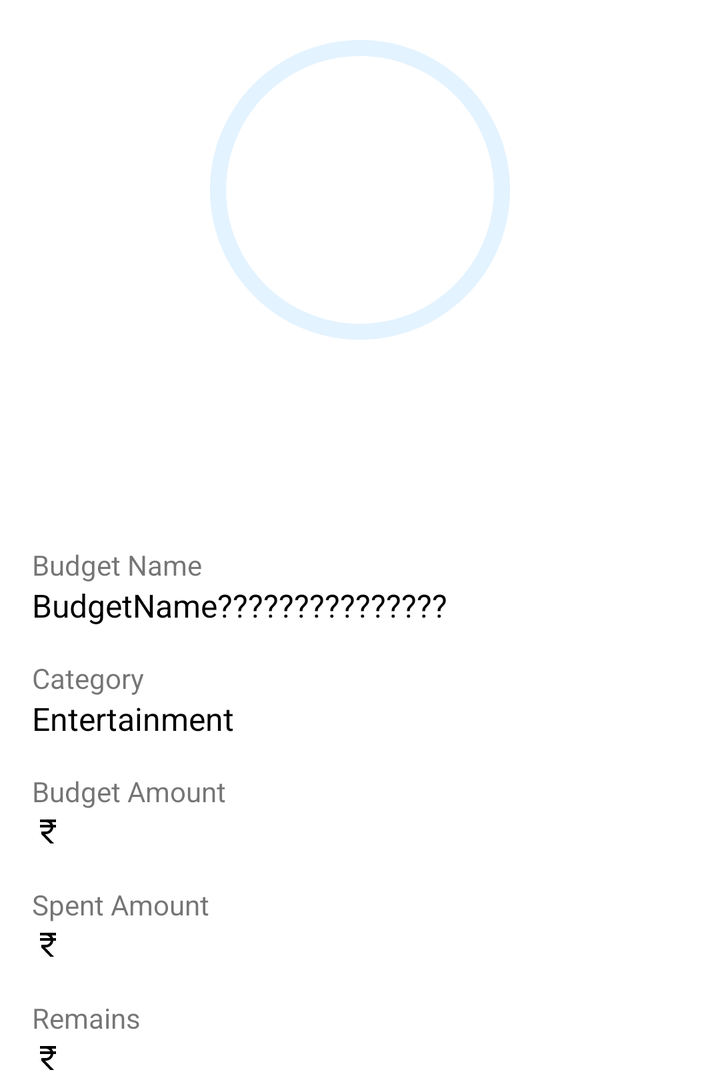
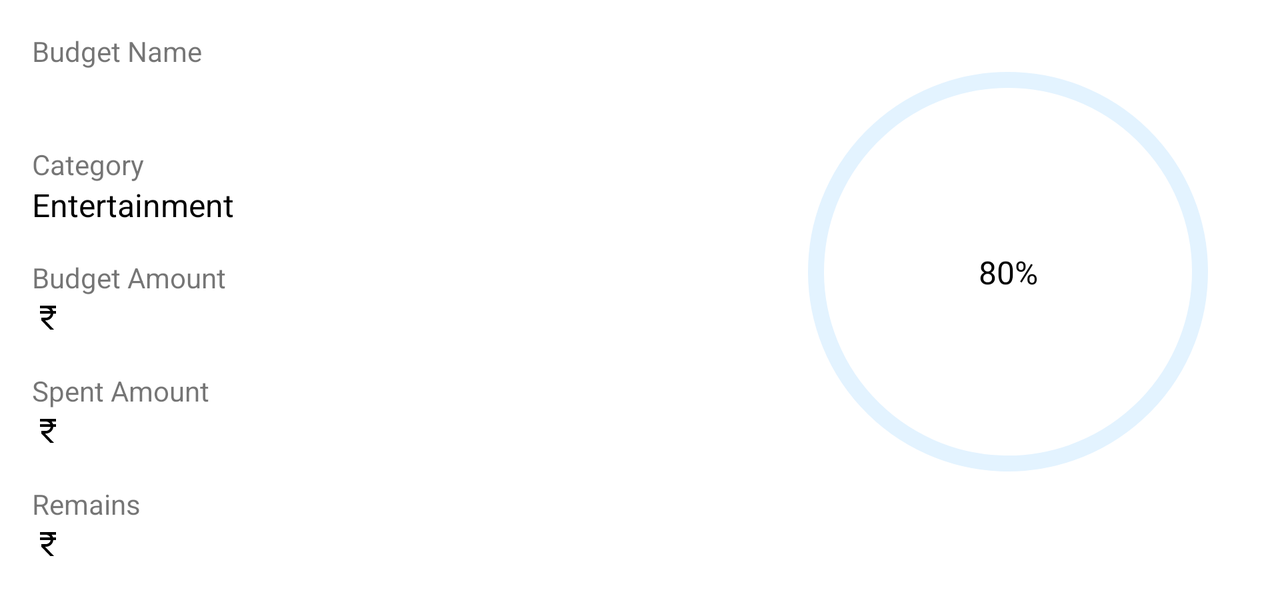

Two renders of one Android screen. The first uses the default layout on a phone; the second uses the alternative layout the repository ships for a different screen configuration, on a matching device. The two XML files are below.
<!-- AndroidManifest.xml: application theme Theme.SpendWise -->
<!-- res/layout/view_budget_component.xml -->
<?xml version="1.0" encoding="utf-8"?>
<FrameLayout xmlns:android="http://schemas.android.com/apk/res/android"
    xmlns:app="http://schemas.android.com/apk/res-auto"
    xmlns:tools="http://schemas.android.com/tools"
    android:layout_width="match_parent"
    android:layout_height="wrap_content">
    <androidx.constraintlayout.widget.ConstraintLayout
        android:id="@+id/constraintLayout"
        android:layout_width="match_parent"
        android:layout_height="wrap_content">

        <TextView
            android:id="@+id/budgetNameTextInComponent"
            android:layout_width="0dp"
            android:layout_height="wrap_content"
            android:layout_marginHorizontal="16dp"
            android:layout_marginTop="16dp"
            android:text="@string/budget_name_label"
            android:textSize="14sp"
            app:layout_constraintEnd_toEndOf="@id/constraintLayout"
            app:layout_constraintStart_toStartOf="@id/constraintLayout"
            app:layout_constraintTop_toBottomOf="@+id/budgetExceededChip" />

        <TextView
            android:id="@+id/viewBudgetNameText"
            android:layout_width="0dp"
            android:layout_height="wrap_content"
            android:textSize="16sp"
            android:textColor="@color/textColor"
            android:layout_marginHorizontal="16dp"
            android:text="BudgetName???????????????"
            app:layout_constraintEnd_toEndOf="@id/constraintLayout"
            app:layout_constraintStart_toStartOf="@id/constraintLayout"
            app:layout_constraintTop_toBottomOf="@id/budgetNameTextInComponent" />

        <TextView
            android:id="@+id/budgetCategoryTextInComponent"
            android:layout_width="0dp"
            android:layout_height="wrap_content"
            android:textSize="14sp"
            android:text="@string/category"
            android:layout_marginHorizontal="16dp"
            android:layout_marginTop="16dp"
            app:layout_constraintEnd_toEndOf="@id/constraintLayout"
            app:layout_constraintStart_toStartOf="@id/constraintLayout"
            app:layout_constraintTop_toBottomOf="@id/viewBudgetNameText" />

        <TextView
            android:id="@+id/viewBudgetCategoryText"
            android:layout_width="0dp"
            android:layout_height="wrap_content"
            android:textSize="16sp"
            android:textColor="@color/textColor"
            android:layout_marginHorizontal="16dp"
            android:text="Entertainment"
            app:layout_constraintEnd_toEndOf="@id/constraintLayout"
            app:layout_constraintStart_toStartOf="@id/constraintLayout"
            app:layout_constraintTop_toBottomOf="@id/budgetCategoryTextInComponent" />
        

        <com.google.android.material.progressindicator.CircularProgressIndicator
            android:id="@+id/viewBudgetProgressBarRecycler"
            android:layout_width="wrap_content"
            android:layout_height="wrap_content"
            android:layout_marginHorizontal="16dp"
            android:paddingVertical="16dp"
            android:progress="80"
            app:indicatorSize="150dp"
            app:layout_constraintEnd_toEndOf="parent"
            app:layout_constraintStart_toStartOf="@id/constraintLayout"
            app:layout_constraintTop_toTopOf="parent"
            app:trackColor="@color/progressBarAtFirst"
            app:trackCornerRadius="10dp"
            app:trackThickness="8dp" />

        <com.google.android.material.textview.MaterialTextView
            android:id="@+id/budgetRemainingChip"
            android:layout_width="wrap_content"
            android:layout_height="wrap_content"
            android:layout_margin="16dp"
            android:background="@drawable/budget_within_limit"
            android:padding="16dp"
            android:visibility="invisible"
            android:text="Spending Within Limit"
            android:textColor="@color/progressIndicatorLeisure"
            app:layout_constraintEnd_toEndOf="parent"
            app:layout_constraintStart_toStartOf="parent"
            app:layout_constraintTop_toBottomOf="@id/viewBudgetProgressBarRecycler" />

        <com.google.android.material.textview.MaterialTextView
            android:id="@+id/budgetThresholdChip"
            android:layout_width="wrap_content"
            android:layout_height="wrap_content"
            android:layout_margin="16dp"
            android:background="@drawable/budget_threshold_shape"
            android:padding="16dp"
            android:text="Spending About To Exceed"
            android:textColor="@color/progressIndicatorDanger"
            android:visibility="invisible"
            app:layout_constraintEnd_toEndOf="parent"
            app:layout_constraintStart_toStartOf="parent"
            app:layout_constraintTop_toBottomOf="@id/viewBudgetProgressBarRecycler" />

        <com.google.android.material.textview.MaterialTextView
            android:id="@+id/budgetExceededChip"
            android:layout_width="wrap_content"
            android:layout_height="wrap_content"
            android:layout_margin="16dp"
            android:background="@drawable/budget_exceeded_shape"
            android:padding="16dp"
            android:text="Budget Exceeded"
            android:textColor="@color/progressIndicatorExceeded"
            android:visibility="invisible"
            app:layout_constraintEnd_toEndOf="parent"
            app:layout_constraintStart_toStartOf="parent"
            app:layout_constraintTop_toBottomOf="@id/viewBudgetProgressBarRecycler" />
        

        <TextView
            android:id="@+id/budgetAmountTextInComponent"
            android:layout_width="0dp"
            android:layout_height="wrap_content"
            android:textSize="14sp"
            android:text="@string/budget_amount_label"
            android:layout_marginHorizontal="16dp"
            android:layout_marginTop="16dp"
            app:layout_constraintEnd_toEndOf="@id/constraintLayout"
            app:layout_constraintStart_toStartOf="@id/constraintLayout"
            app:layout_constraintTop_toBottomOf="@id/viewBudgetCategoryText" />
        <include
            android:id="@+id/viewBudgetAmountText"
            layout="@layout/amount_text_view_component"
            android:layout_width="0dp"
            android:layout_marginHorizontal="16dp"
            android:layout_height="wrap_content"
            app:layout_constraintEnd_toEndOf="@id/constraintLayout"
            app:layout_constraintStart_toStartOf="@id/constraintLayout"
            app:layout_constraintTop_toBottomOf="@id/budgetAmountTextInComponent" />

        <TextView
            android:id="@+id/spentText"
            android:layout_width="wrap_content"
            android:layout_height="wrap_content"
            android:textSize="14sp"
            android:layout_marginHorizontal="16dp"
            android:text="@string/spent_amount_label"
            android:layout_marginTop="16dp"
            app:layout_constraintStart_toStartOf="@id/constraintLayout"
            app:layout_constraintEnd_toEndOf="@id/constraintLayout"
            app:layout_constraintHorizontal_bias="0.0"
            app:layout_constraintTop_toBottomOf="@id/viewBudgetAmountText" />
        <include
            android:id="@+id/viewSpentAmountText"
            layout="@layout/amount_text_view_component"
            android:layout_width="0dp"
            android:layout_marginHorizontal="16dp"
            android:layout_height="wrap_content"
            app:layout_constraintEnd_toEndOf="@id/constraintLayout"
            app:layout_constraintStart_toStartOf="@id/constraintLayout"
            app:layout_constraintTop_toBottomOf="@id/spentText" />

        <TextView
            android:id="@+id/viewRemainsText"
            android:layout_width="0dp"
            android:layout_marginHorizontal="16dp"
            android:layout_height="wrap_content"
            android:textSize="14sp"
            android:text="@string/remains_recycler_item"
            android:layout_marginTop="16dp"
            app:layout_constraintStart_toStartOf="@id/constraintLayout"
            app:layout_constraintEnd_toEndOf="@id/constraintLayout"
            app:layout_constraintTop_toBottomOf="@id/viewSpentAmountText" />

        <include
            android:id="@+id/viewRemainingAmountText"
            layout="@layout/amount_text_view_component"
            android:layout_width="0dp"
            android:layout_height="wrap_content"
            android:layout_marginHorizontal="16dp"
            app:layout_constraintEnd_toEndOf="@id/constraintLayout"
            app:layout_constraintStart_toStartOf="@id/constraintLayout"
            app:layout_constraintTop_toBottomOf="@id/viewRemainsText" />


        


        

        <TextView
            android:id="@+id/viewBudgetPercentTextView"
            android:layout_width="wrap_content"
            android:layout_height="wrap_content"
            android:textColor="@color/textColor"
            android:textSize="16sp"
            app:layout_constraintBottom_toBottomOf="@+id/viewBudgetProgressBarRecycler"
            app:layout_constraintEnd_toEndOf="@+id/viewBudgetProgressBarRecycler"
            app:layout_constraintStart_toStartOf="@+id/viewBudgetProgressBarRecycler"
            app:layout_constraintTop_toTopOf="@+id/viewBudgetProgressBarRecycler" />

    </androidx.constraintlayout.widget.ConstraintLayout>

</FrameLayout>
<!-- res/layout/amount_text_view_component.xml (included above) -->
<?xml version="1.0" encoding="utf-8"?>
<TextView xmlns:android="http://schemas.android.com/apk/res/android"
    android:id="@+id/amountTvInComponent"
    android:layout_width="wrap_content"
    android:layout_height="wrap_content"
    android:drawableStart="@drawable/baseline_currency_rupee_24"
    android:drawableTint="@color/textColor"
    android:textColor="@color/textColor"
    android:textSize="16sp"
    android:textAlignment="viewStart"
    />
<!-- resources referenced by this layout -->
<resources>
  <color name="progressBarAtFirst">#e3f3ff</color>
  <color name="progressIndicatorDanger">#ff8f1e</color>
  <color name="progressIndicatorExceeded">#C62828</color>
  <color name="progressIndicatorLeisure">#00C853</color>
  <color name="textColor">@color/black</color>
  <!-- drawable baseline_currency_rupee_24 (drawable) -->
  <vector android:height="16sp" android:tint="#0C0C0C"
      android:viewportHeight="24" android:viewportWidth="24"
      android:width="16sp" xmlns:android="http://schemas.android.com/apk/res/android">
      <path android:fillColor="@android:color/white" android:pathData="M13.66,7C13.1,5.82 11.9,5 10.5,5L6,5V3h12v2l-3.26,0c0.48,0.58 0.84,1.26 1.05,2L18,7v2l-2.02,0c-0.25,2.8 -2.61,5 -5.48,5H9.77l6.73,7h-2.77L7,14v-2h3.5c1.76,0 3.22,-1.3 3.46,-3L6,9V7L13.66,7z"/>
  </vector>
  <!-- drawable budget_exceeded_shape (drawable) -->
  <?xml version="1.0" encoding="utf-8"?>
  <shape xmlns:android="http://schemas.android.com/apk/res/android">
      <solid android:color="@color/recordPage"/> 
      
      <stroke
          android:color="@color/progressIndicatorExceeded"
          android:width="1dp" /> 
      <corners
          android:topRightRadius="8dp"
          android:topLeftRadius="8dp"
          android:bottomRightRadius="8dp"
          android:bottomLeftRadius="8dp"/>
  </shape>
  <!-- drawable budget_threshold_shape (drawable) -->
  <?xml version="1.0" encoding="utf-8"?>
  <shape xmlns:android="http://schemas.android.com/apk/res/android">
      <solid android:color="@color/recordPage"/> 
      
      <stroke
          android:color="@color/progressIndicatorDanger"
          android:width="1dp" /> 
      <corners
          android:topRightRadius="8dp"
          android:topLeftRadius="8dp"
          android:bottomRightRadius="8dp"
          android:bottomLeftRadius="8dp"/>
  </shape>
  <!-- drawable budget_within_limit (drawable) -->
  <?xml version="1.0" encoding="utf-8"?>
  <shape xmlns:android="http://schemas.android.com/apk/res/android">
      <solid android:color="@color/recordPage"/> 
      
      <stroke
          android:color="@color/progressIndicatorLeisure"
          android:width="1dp" /> 
      <corners
          android:topRightRadius="4dp"
          android:topLeftRadius="4dp"
          android:bottomRightRadius="4dp"
          android:bottomLeftRadius="4dp"/>
  </shape>
  <string name="budget_amount_label">Budget Amount</string>
  <string name="budget_name_label">Budget Name</string>
  <string name="category">Category</string>
  <string name="remains_recycler_item">Remains</string>
  <string name="spent_amount_label">Spent Amount</string>
  <color name="black">#FF000000</color>
  <color name="recordPage">@color/white</color>
  <color name="primaryBlue">#1E90FF</color>
  <color name="primaryVariant">#206ad9</color>
  <color name="colorOnPrimary">@color/white</color>
  <color name="secondaryColor">#1E90FF</color>
  <color name="secondaryVariant">#206ad9</color>
  <color name="colorOnSecondary">@color/white</color>
  <color name="white">#FFFFFFFF</color>
  <color name="rippleLight">#e3f3ff</color>
  <color name="cardBehindScreenLight">#F0F0F0</color>
</resources>
<!-- res/layout-land/view_budget_component.xml (the repository's variant of the layout above) -->
<!-- drawn on the phone turned sideways -->
<?xml version="1.0" encoding="utf-8"?>
<FrameLayout xmlns:android="http://schemas.android.com/apk/res/android"
    xmlns:app="http://schemas.android.com/apk/res-auto"
    android:layout_width="match_parent"
    android:layout_height="wrap_content">

    <androidx.constraintlayout.widget.ConstraintLayout
        android:id="@+id/constraintLayout"
        android:layout_width="match_parent"
        android:layout_height="wrap_content">

            <com.google.android.material.progressindicator.CircularProgressIndicator
                android:id="@+id/viewBudgetProgressBarRecycler"
                android:layout_width="wrap_content"
                android:layout_height="wrap_content"
                android:layout_marginVertical="16dp"
                android:layout_marginEnd="32dp"
                android:progress="80"
                app:indicatorSize="200dp"
                app:layout_constraintEnd_toEndOf="@id/constraintLayout"
                app:layout_constraintTop_toTopOf="@+id/budgetNameTextInComponent"
                app:trackColor="@color/progressBarAtFirst"
                app:trackCornerRadius="10dp"
                app:trackThickness="8dp" />

            <com.google.android.material.textview.MaterialTextView
                android:id="@+id/budgetRemainingChip"
                android:layout_width="wrap_content"
                android:layout_height="wrap_content"
                android:layout_marginTop="16dp"
                android:background="@drawable/budget_within_limit"
                android:padding="16dp"
                android:visibility="gone"
                android:drawableStart="@drawable/good"
                android:drawablePadding="8dp"
                android:drawableTint="@color/progressIndicatorLeisure"
                android:gravity="center"
                android:text="@string/budget_within_limit_info"
                android:textColor="@color/progressIndicatorLeisure"
                app:layout_constraintEnd_toEndOf="@id/viewBudgetProgressBarRecycler"
                app:layout_constraintStart_toStartOf="@id/viewBudgetProgressBarRecycler"
                app:layout_constraintTop_toBottomOf="@id/viewBudgetProgressBarRecycler" />
        <com.google.android.material.textview.MaterialTextView
            android:id="@+id/budgetThresholdChip"
            android:layout_width="wrap_content"
            android:layout_height="wrap_content"
            android:layout_marginTop="16dp"
            android:background="@drawable/budget_threshold_shape"
            android:padding="16dp"
            android:drawableStart="@drawable/nearing"
            android:drawablePadding="8dp"
            android:drawableTint="@color/progressIndicatorDanger"
            android:gravity="center"
            android:visibility="gone"
            android:text="@string/budget_reached_threshold_info"
            android:textColor="@color/progressIndicatorDanger"
            app:layout_constraintEnd_toEndOf="@id/viewBudgetProgressBarRecycler"
            app:layout_constraintStart_toStartOf="@id/viewBudgetProgressBarRecycler"
            app:layout_constraintTop_toBottomOf="@id/viewBudgetProgressBarRecycler" />
        <com.google.android.material.textview.MaterialTextView
            android:id="@+id/budgetExceededChip"
            android:layout_width="wrap_content"
            android:layout_height="wrap_content"
            android:layout_marginTop="16dp"
            android:background="@drawable/budget_exceeded_shape"
            android:padding="16dp"
            android:drawableStart="@drawable/exceeded"
            android:drawablePadding="8dp"
            android:drawableTint="@color/progressIndicatorExceeded"
            android:gravity="center"
            android:text="@string/budget_exceeded_info"
            android:visibility="gone"
            android:textColor="@color/progressIndicatorExceeded"
            app:layout_constraintEnd_toEndOf="@id/viewBudgetProgressBarRecycler"
            app:layout_constraintStart_toStartOf="@id/viewBudgetProgressBarRecycler"
            app:layout_constraintTop_toBottomOf="@id/viewBudgetProgressBarRecycler" />

        <TextView
            android:id="@+id/budgetNameTextInComponent"
            android:layout_width="0dp"
            android:layout_height="wrap_content"
            android:textSize="14sp"
            android:text="@string/budget_name_label"
            android:layout_marginHorizontal="16dp"
            android:layout_marginTop="16dp"
            app:layout_constraintStart_toStartOf="@id/constraintLayout"
            app:layout_constraintEnd_toStartOf="@id/viewBudgetProgressBarRecycler"
            app:layout_constraintTop_toTopOf="@id/constraintLayout" />

        <TextView
            android:id="@+id/viewBudgetNameText"
            android:layout_width="0dp"
            android:layout_height="wrap_content"
            android:textSize="16sp"
            android:textColor="@color/textColor"
            android:layout_marginHorizontal="16dp"
            app:layout_constraintStart_toStartOf="@id/constraintLayout"
            app:layout_constraintEnd_toStartOf="@id/viewBudgetProgressBarRecycler"
            app:layout_constraintTop_toBottomOf="@id/budgetNameTextInComponent" />

        <TextView
            android:id="@+id/budgetCategoryTextInComponent"
            android:layout_width="0dp"
            android:layout_height="wrap_content"
            android:textSize="14sp"
            android:text="@string/category"
            android:layout_marginHorizontal="16dp"
            android:layout_marginTop="16dp"
            app:layout_constraintStart_toStartOf="@id/constraintLayout"
            app:layout_constraintEnd_toStartOf="@id/viewBudgetProgressBarRecycler"
            app:layout_constraintTop_toBottomOf="@id/viewBudgetNameText" />

        <TextView
            android:id="@+id/viewBudgetCategoryText"
            android:layout_width="0dp"
            android:layout_height="wrap_content"
            android:textSize="16sp"
            android:textColor="@color/textColor"
            android:layout_marginHorizontal="16dp"
            android:text="Entertainment"
            app:layout_constraintStart_toStartOf="@id/constraintLayout"
            app:layout_constraintEnd_toStartOf="@id/viewBudgetProgressBarRecycler"
            app:layout_constraintTop_toBottomOf="@id/budgetCategoryTextInComponent" />

        <TextView
            android:id="@+id/budgetAmountTextInComponent"
            android:layout_width="0dp"
            android:layout_height="wrap_content"
            android:text="@string/budget_amount_label"
            android:layout_marginHorizontal="16dp"
            android:layout_marginTop="16dp"
            android:textSize="14sp"
            app:layout_constraintStart_toStartOf="@id/constraintLayout"
            app:layout_constraintEnd_toStartOf="@id/viewBudgetProgressBarRecycler"
            app:layout_constraintTop_toBottomOf="@+id/viewBudgetCategoryText" />
        <include
            android:id="@+id/viewBudgetAmountText"
            layout="@layout/amount_text_view_component"
            android:layout_width="0dp"
            android:layout_marginHorizontal="16dp"
            android:layout_height="wrap_content"
            app:layout_constraintStart_toStartOf="@id/constraintLayout"
            app:layout_constraintEnd_toStartOf="@id/viewBudgetProgressBarRecycler"
            app:layout_constraintTop_toBottomOf="@id/budgetAmountTextInComponent" />

        <TextView
            android:id="@+id/spentText"
            android:layout_width="0dp"
            android:layout_height="wrap_content"
            android:textSize="14sp"
            android:text="@string/spent_amount_label"
            android:layout_marginHorizontal="16dp"
            android:layout_marginTop="16dp"
            app:layout_constraintStart_toStartOf="@id/constraintLayout"
            app:layout_constraintEnd_toStartOf="@id/viewBudgetProgressBarRecycler"
            app:layout_constraintTop_toBottomOf="@id/viewBudgetAmountText" />
        <include
            android:id="@+id/viewSpentAmountText"
            layout="@layout/amount_text_view_component"
            android:layout_width="0dp"
            android:layout_marginHorizontal="16dp"
            android:layout_height="wrap_content"
            app:layout_constraintStart_toStartOf="@id/constraintLayout"
            app:layout_constraintEnd_toStartOf="@id/viewBudgetProgressBarRecycler"
            app:layout_constraintTop_toBottomOf="@id/spentText" />

        <TextView
            android:id="@+id/viewRemainsText"
            android:layout_width="0dp"
            android:layout_height="wrap_content"
            android:textSize="14sp"
            android:text="@string/remains_recycler_item"
            android:layout_marginHorizontal="16dp"
            android:layout_marginTop="16dp"
            app:layout_constraintStart_toStartOf="@id/constraintLayout"
            app:layout_constraintEnd_toStartOf="@id/viewBudgetProgressBarRecycler"
            app:layout_constraintTop_toBottomOf="@id/viewSpentAmountText" />
        <include
            android:id="@+id/viewRemainingAmountText"
            layout="@layout/amount_text_view_component"
            android:layout_width="0dp"
            android:layout_marginHorizontal="16dp"
            android:layout_height="wrap_content"
            app:layout_constraintBottom_toBottomOf="@id/constraintLayout"
            android:layout_marginBottom="16dp"
            app:layout_constraintStart_toStartOf="@id/constraintLayout"
            app:layout_constraintEnd_toStartOf="@id/viewBudgetProgressBarRecycler"
            app:layout_constraintTop_toBottomOf="@id/viewRemainsText" />

        <TextView
            android:id="@+id/viewBudgetPercentTextView"
            android:layout_width="wrap_content"
            android:layout_height="wrap_content"
            android:text="80%"
            android:textColor="@color/textColor"
            android:textSize="16sp"
            app:layout_constraintBottom_toBottomOf="@+id/viewBudgetProgressBarRecycler"
            app:layout_constraintEnd_toEndOf="@+id/viewBudgetProgressBarRecycler"
            app:layout_constraintStart_toStartOf="@+id/viewBudgetProgressBarRecycler"
            app:layout_constraintTop_toTopOf="@+id/viewBudgetProgressBarRecycler" />

    </androidx.constraintlayout.widget.ConstraintLayout>

</FrameLayout>
<!-- resources referenced by the variant -->
<!-- as the phone turned sideways resolves them -->
<resources>
  <color name="progressBarAtFirst">#e3f3ff</color>
  <color name="progressIndicatorDanger">#ff8f1e</color>
  <color name="progressIndicatorExceeded">#C62828</color>
  <color name="progressIndicatorLeisure">#00C853</color>
  <color name="textColor">@color/black</color>
  <!-- drawable baseline_currency_rupee_24 (drawable) -->
  <vector android:height="16sp" android:tint="#0C0C0C"
      android:viewportHeight="24" android:viewportWidth="24"
      android:width="16sp" xmlns:android="http://schemas.android.com/apk/res/android">
      <path android:fillColor="@android:color/white" android:pathData="M13.66,7C13.1,5.82 11.9,5 10.5,5L6,5V3h12v2l-3.26,0c0.48,0.58 0.84,1.26 1.05,2L18,7v2l-2.02,0c-0.25,2.8 -2.61,5 -5.48,5H9.77l6.73,7h-2.77L7,14v-2h3.5c1.76,0 3.22,-1.3 3.46,-3L6,9V7L13.66,7z"/>
  </vector>
  <!-- drawable budget_exceeded_shape (drawable) -->
  <?xml version="1.0" encoding="utf-8"?>
  <shape xmlns:android="http://schemas.android.com/apk/res/android">
      <solid android:color="@color/recordPage"/> 
      
      <stroke
          android:color="@color/progressIndicatorExceeded"
          android:width="1dp" /> 
      <corners
          android:topRightRadius="8dp"
          android:topLeftRadius="8dp"
          android:bottomRightRadius="8dp"
          android:bottomLeftRadius="8dp"/>
  </shape>
  <!-- drawable budget_threshold_shape (drawable) -->
  <?xml version="1.0" encoding="utf-8"?>
  <shape xmlns:android="http://schemas.android.com/apk/res/android">
      <solid android:color="@color/recordPage"/> 
      
      <stroke
          android:color="@color/progressIndicatorDanger"
          android:width="1dp" /> 
      <corners
          android:topRightRadius="8dp"
          android:topLeftRadius="8dp"
          android:bottomRightRadius="8dp"
          android:bottomLeftRadius="8dp"/>
  </shape>
  <!-- drawable budget_within_limit (drawable) -->
  <?xml version="1.0" encoding="utf-8"?>
  <shape xmlns:android="http://schemas.android.com/apk/res/android">
      <solid android:color="@color/recordPage"/> 
      
      <stroke
          android:color="@color/progressIndicatorLeisure"
          android:width="1dp" /> 
      <corners
          android:topRightRadius="4dp"
          android:topLeftRadius="4dp"
          android:bottomRightRadius="4dp"
          android:bottomLeftRadius="4dp"/>
  </shape>
  <!-- drawable exceeded (drawable) -->
  <vector android:height="24dp" android:tint="#8B8B8B"
      android:viewportHeight="24" android:viewportWidth="24"
      android:width="24dp" xmlns:android="http://schemas.android.com/apk/res/android">
      <path android:fillColor="@android:color/white" android:pathData="M1,21h22L12,2 1,21zM13,18h-2v-2h2v2zM13,14h-2v-4h2v4z"/>
  </vector>
  <string name="budget_amount_label">Budget Amount</string>
  <string name="budget_exceeded_info">Budget Exceeded</string>
  <string name="budget_name_label">Budget Name</string>
  <string name="budget_reached_threshold_info">Spending About To Exceed</string>
  <string name="budget_within_limit_info">Spending Within Limit</string>
  <string name="category">Category</string>
  <string name="remains_recycler_item">Remains</string>
  <string name="spent_amount_label">Spent Amount</string>
  <color name="black">#FF000000</color>
  <color name="recordPage">@color/white</color>
  <color name="primaryBlue">#1E90FF</color>
  <color name="primaryVariant">#206ad9</color>
  <color name="colorOnPrimary">@color/white</color>
  <color name="secondaryColor">#1E90FF</color>
  <color name="secondaryVariant">#206ad9</color>
  <color name="colorOnSecondary">@color/white</color>
  <color name="white">#FFFFFFFF</color>
  <color name="rippleLight">#e3f3ff</color>
  <color name="cardBehindScreenLight">#F0F0F0</color>
</resources>
